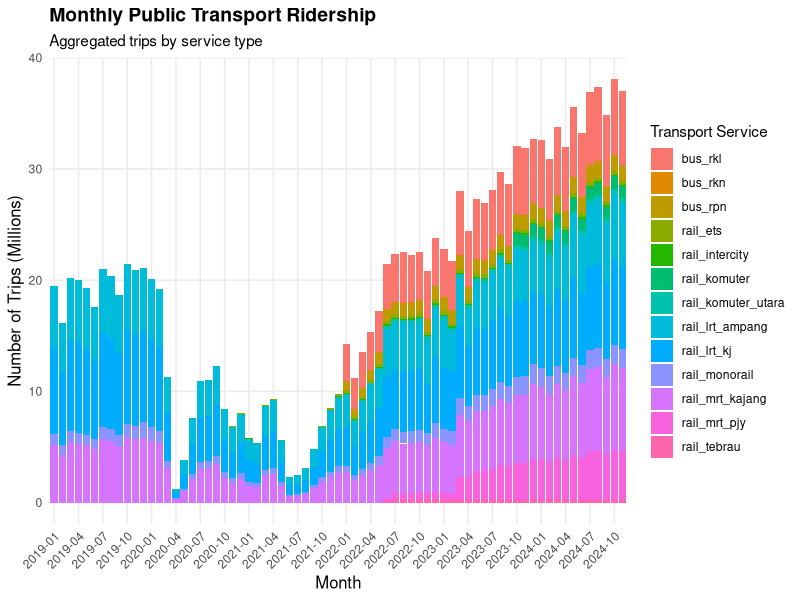

Write the R code that produced this figure.
# Using appropriate visuals, show the number of trips
# aggregated for each month for all the 13
# public transport services across the country.

# Load required libraries
library(dplyr)
library(ggplot2)
library(tidyr)
library(lubridate)

# Read the data
df <- read.csv("Data/ridership_headline.csv")

# Convert date to proper date format
df$date <- as.Date(df$date)

# Create month column with year and month only
df$month <- format(df$date, "%Y-%m")

# Aggregate data by month for all services
# %>% pass the result of one function to the next function
# group_by: group the data by month
# summarise: summarise the data by month
# across: apply the sum function to the columns that start with bus_ or rail_
# pivot_longer: pivot the data to long format
monthly_trips <- df %>%
  group_by(month) %>%
  summarise(across(starts_with(c("bus_", "rail_")), sum, na.rm = TRUE)) %>%
  pivot_longer(cols = -month, 
              names_to = "service", 
              values_to = "trips")

ggplot(monthly_trips, aes(x = month, y = trips/1000000, fill = service)) +  # Convert to millions
  geom_bar(stat = "identity") +
  theme_minimal() +
  theme(
    axis.text.x = element_text(angle = 45, hjust = 1),  # Reduced angle to 45
    legend.position = "right",
    panel.grid.minor = element_blank(),  # Remove minor gridlines
    plot.title = element_text(size = 14, face = "bold"),
    axis.title = element_text(size = 12)
  ) +
  labs(
    title = "Monthly Public Transport Ridership",
    subtitle = "Aggregated trips by service type",
    x = "Month",
    y = "Number of Trips (Millions)",
    fill = "Transport Service"
  ) +
  scale_y_continuous(
    labels = scales::comma_format(scale = 1)
  ) +
  scale_x_discrete(
    breaks = function(x) x[seq(1, length(x), by = 3)]  # Show every 3rd month
  )
